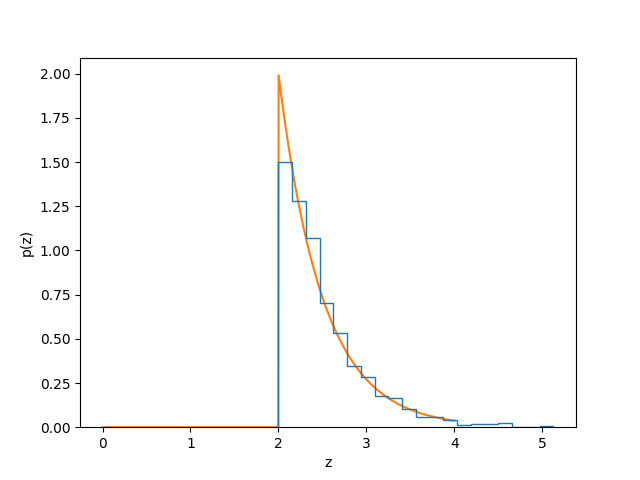

Source code (Python):
#!/usr/plocal/bin/python3
import matplotlib
import pylab as pl
import numpy as np
from scipy import stats as stats


# generate samples
n = 1000
mu = 2.0 # mean
sig = 0.5 # std dev 
zsamples = np.random.exponential(sig,n)+mu

# generate theoretical probability density function
zgridpts = np.linspace(0,4,n)
pdf = stats.expon(mu,sig).pdf(zgridpts) # theoretical; why not call it 'normal'?

# plot both
pl.hist(zsamples,bins=20,density=True,histtype='step',zorder=1)
pl.plot(zgridpts,pdf,zorder=0)
pl.xlabel('z')
pl.ylabel('p(z)')

#pl.show()
# or
pl.savefig('expdist.png')
